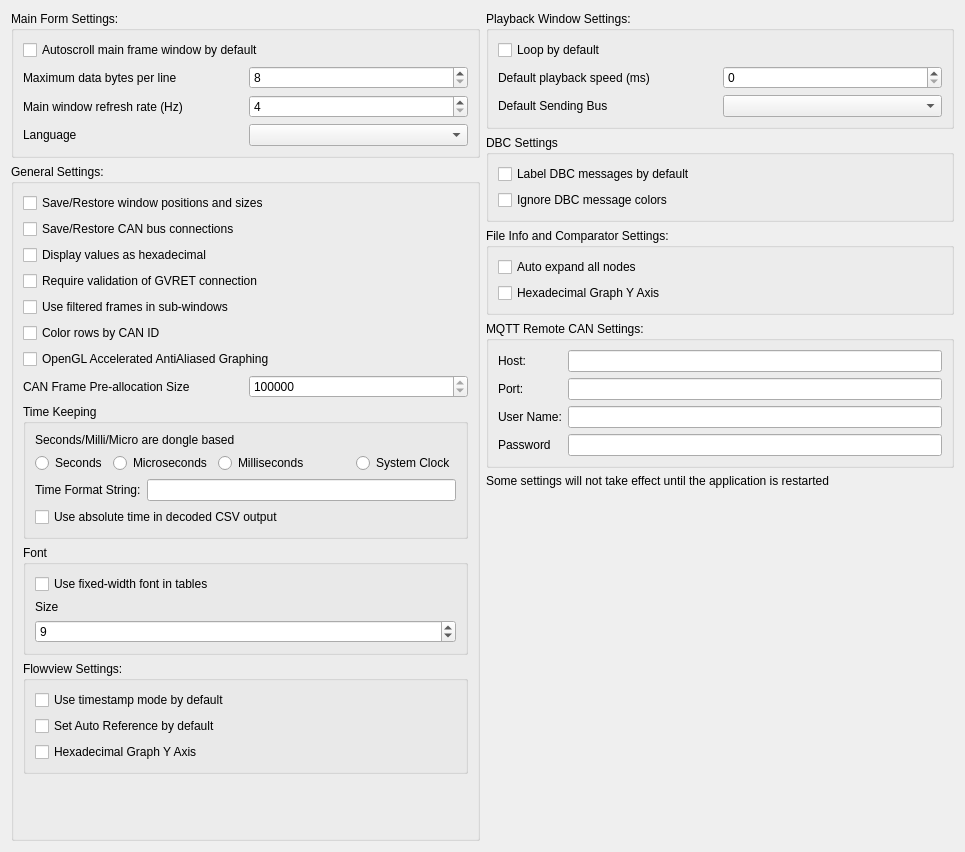
<?xml version="1.0" encoding="UTF-8"?>
<ui version="4.0">
 <class>MainSettingsDialog</class>
 <widget class="QDialog" name="MainSettingsDialog">
  <property name="geometry">
   <rect>
    <x>0</x>
    <y>0</y>
    <width>965</width>
    <height>852</height>
   </rect>
  </property>
  <property name="windowTitle">
   <string>Main Settings</string>
  </property>
  <layout class="QHBoxLayout" name="horizontalLayout_5" stretch="1,1">
   <item>
    <layout class="QVBoxLayout" name="verticalLayout">
     <item>
      <widget class="QGroupBox" name="groupBox_2">
       <property name="title">
        <string>Main Form Settings:</string>
       </property>
       <layout class="QVBoxLayout" name="verticalLayout_3">
        <item>
         <widget class="QCheckBox" name="cbMainAutoScroll">
          <property name="text">
           <string>Autoscroll main frame window by default</string>
          </property>
         </widget>
        </item>
        <item>
         <layout class="QHBoxLayout" name="horizontalLayout_7">
          <item>
           <widget class="QLabel" name="label_12">
            <property name="text">
             <string>Maximum data bytes per line</string>
            </property>
           </widget>
          </item>
          <item>
           <widget class="QSpinBox" name="spinBytesPerLine">
            <property name="minimum">
             <number>8</number>
            </property>
            <property name="maximum">
             <number>64</number>
            </property>
            <property name="singleStep">
             <number>8</number>
            </property>
           </widget>
          </item>
         </layout>
        </item>
        <item>
         <layout class="QHBoxLayout" name="horizontalLayout_refreshrate">
          <item>
           <widget class="QLabel" name="labelRefreshRate">
            <property name="text">
             <string>Main window refresh rate (Hz)</string>
            </property>
           </widget>
          </item>
          <item>
           <widget class="QSpinBox" name="spinRefreshRate">
            <property name="minimum">
             <number>4</number>
            </property>
            <property name="maximum">
             <number>100</number>
            </property>
            <property name="value">
             <number>4</number>
            </property>
           </widget>
          </item>
         </layout>
        </item>
        <item>
         <layout class="QHBoxLayout" name="horizontalLayout_8">
          <item>
           <widget class="QLabel" name="label_13">
            <property name="text">
             <string>Language</string>
            </property>
           </widget>
          </item>
          <item>
           <widget class="QComboBox" name="comboLanguage"/>
          </item>
         </layout>
        </item>
       </layout>
      </widget>
     </item>
     <item>
      <widget class="QGroupBox" name="groupBox">
       <property name="title">
        <string>General Settings:</string>
       </property>
       <layout class="QVBoxLayout" name="verticalLayout_2">
        <item>
         <widget class="QCheckBox" name="cbRestorePositions">
          <property name="text">
           <string>Save/Restore window positions and sizes</string>
          </property>
         </widget>
        </item>
        <item>
         <widget class="QCheckBox" name="cbLoadConnections">
          <property name="text">
           <string>Save/Restore CAN bus connections</string>
          </property>
         </widget>
        </item>
        <item>
         <widget class="QCheckBox" name="cbDisplayHex">
          <property name="text">
           <string>Display values as hexadecimal</string>
          </property>
         </widget>
        </item>
        <item>
         <widget class="QCheckBox" name="cbValidate">
          <property name="text">
           <string>Require validation of GVRET connection</string>
          </property>
         </widget>
        </item>
        <item>
         <widget class="QCheckBox" name="cbUseFiltered">
          <property name="text">
           <string>Use filtered frames in sub-windows</string>
          </property>
         </widget>
        </item>
        <item>
         <widget class="QCheckBox" name="cbColorsByCanId">
          <property name="text">
           <string>Color rows by CAN ID</string>
          </property>
         </widget>
        </item>
        <item>
         <widget class="QCheckBox" name="cbUseOpenGL">
          <property name="text">
           <string>OpenGL Accelerated AntiAliased Graphing</string>
          </property>
         </widget>
        </item>
        <item>
         <layout class="QHBoxLayout" name="horizontalLayout_6">
          <property name="topMargin">
           <number>0</number>
          </property>
          <property name="bottomMargin">
           <number>0</number>
          </property>
          <item>
           <widget class="QLabel" name="label_10">
            <property name="text">
             <string>CAN Frame Pre-allocation Size</string>
            </property>
           </widget>
          </item>
          <item>
           <widget class="QSpinBox" name="spinMaximumFrames">
            <property name="minimum">
             <number>100000</number>
            </property>
            <property name="maximum">
             <number>1000000000</number>
            </property>
            <property name="singleStep">
             <number>100000</number>
            </property>
            <property name="value">
             <number>10000000</number>
            </property>
           </widget>
          </item>
         </layout>
        </item>
        <item>
         <widget class="QGroupBox" name="groupBox_6">
          <property name="title">
           <string>Time Keeping</string>
          </property>
          <layout class="QVBoxLayout" name="verticalLayout_7">
           <item>
            <widget class="QLabel" name="label_3">
             <property name="text">
              <string>Seconds/Milli/Micro are dongle based</string>
             </property>
            </widget>
           </item>
           <item>
            <layout class="QHBoxLayout" name="horizontalLayout_4">
             <item>
              <widget class="QRadioButton" name="rbSeconds">
               <property name="text">
                <string>Seconds</string>
               </property>
              </widget>
             </item>
             <item>
              <widget class="QRadioButton" name="rbMicros">
               <property name="text">
                <string>Microseconds</string>
               </property>
              </widget>
             </item>
             <item>
              <widget class="QRadioButton" name="rbMillis">
               <property name="text">
                <string>Milliseconds</string>
               </property>
              </widget>
             </item>
             <item>
              <spacer name="horizontalSpacer">
               <property name="orientation">
                <enum>Qt::Horizontal</enum>
               </property>
               <property name="sizeHint" stdset="0">
                <size>
                 <width>40</width>
                 <height>20</height>
                </size>
               </property>
              </spacer>
             </item>
             <item>
              <widget class="QRadioButton" name="rbSysClock">
               <property name="text">
                <string>System Clock</string>
               </property>
              </widget>
             </item>
            </layout>
           </item>
           <item>
            <layout class="QHBoxLayout" name="horizontalLayout_3">
             <item>
              <widget class="QLabel" name="label_4">
               <property name="text">
                <string>Time Format String:</string>
               </property>
              </widget>
             </item>
             <item>
              <widget class="QLineEdit" name="lineClockFormat"/>
             </item>
            </layout>
           </item>
           <item>
            <widget class="QCheckBox" name="cbCSVAbsTime">
             <property name="text">
              <string>Use absolute time in decoded CSV output</string>
             </property>
            </widget>
           </item>
          </layout>
         </widget>
        </item>
        <item>
         <widget class="QGroupBox" name="groupBox_7">
          <property name="title">
           <string>Font</string>
          </property>
          <layout class="QVBoxLayout" name="verticalLayout_8">
           <item>
            <widget class="QCheckBox" name="cbFontFixedWidth">
             <property name="text">
              <string>Use fixed-width font in tables</string>
             </property>
            </widget>
           </item>
           <item>
            <widget class="QLabel" name="label_11">
             <property name="text">
              <string>Size</string>
             </property>
            </widget>
           </item>
           <item>
            <widget class="QSpinBox" name="spinFontSize">
             <property name="minimum">
              <number>7</number>
             </property>
             <property name="maximum">
              <number>15</number>
             </property>
             <property name="value">
              <number>9</number>
             </property>
            </widget>
           </item>
          </layout>
         </widget>
        </item>
        <item>
         <widget class="QGroupBox" name="groupBox_3">
          <property name="title">
           <string>Flowview Settings:</string>
          </property>
          <layout class="QVBoxLayout" name="verticalLayout_4">
           <item>
            <widget class="QCheckBox" name="cbFlowUseTimestamp">
             <property name="text">
              <string>Use timestamp mode by default</string>
             </property>
            </widget>
           </item>
           <item>
            <widget class="QCheckBox" name="cbFlowAutoRef">
             <property name="text">
              <string>Set Auto Reference by default</string>
             </property>
            </widget>
           </item>
           <item>
            <widget class="QCheckBox" name="cbHexGraphFlow">
             <property name="text">
              <string>Hexadecimal Graph Y Axis</string>
             </property>
            </widget>
           </item>
          </layout>
         </widget>
        </item>
        <item>
         <spacer name="verticalSpacer_2">
          <property name="orientation">
           <enum>Qt::Vertical</enum>
          </property>
          <property name="sizeHint" stdset="0">
           <size>
            <width>20</width>
            <height>40</height>
           </size>
          </property>
         </spacer>
        </item>
       </layout>
      </widget>
     </item>
    </layout>
   </item>
   <item>
    <layout class="QVBoxLayout" name="verticalLayout_9">
     <item>
      <widget class="QGroupBox" name="groupBox_4">
       <property name="title">
        <string>Playback Window Settings:</string>
       </property>
       <layout class="QVBoxLayout" name="verticalLayout_5">
        <item>
         <widget class="QCheckBox" name="cbPlaybackLoop">
          <property name="text">
           <string>Loop by default</string>
          </property>
         </widget>
        </item>
        <item>
         <layout class="QHBoxLayout" name="horizontalLayout">
          <item>
           <widget class="QLabel" name="label">
            <property name="text">
             <string>Default playback speed (ms)</string>
            </property>
           </widget>
          </item>
          <item>
           <widget class="QSpinBox" name="spinPlaybackSpeed">
            <property name="maximum">
             <number>1000</number>
            </property>
           </widget>
          </item>
         </layout>
        </item>
        <item>
         <layout class="QHBoxLayout" name="horizontalLayout_2">
          <item>
           <widget class="QLabel" name="label_2">
            <property name="text">
             <string>Default Sending Bus</string>
            </property>
           </widget>
          </item>
          <item>
           <widget class="QComboBox" name="comboSendingBus"/>
          </item>
         </layout>
        </item>
       </layout>
      </widget>
     </item>
     <item>
      <widget class="QGroupBox" name="groupBox_9">
       <property name="title">
        <string>DBC Settings</string>
       </property>
       <layout class="QVBoxLayout" name="verticalLayout_10">
        <item>
         <widget class="QCheckBox" name="cbFilterLabeling">
          <property name="text">
           <string>Label DBC messages by default</string>
          </property>
         </widget>
        </item>
        <item>
         <widget class="QCheckBox" name="cbIgnoreDBCColors">
          <property name="text">
           <string>Ignore DBC message colors</string>
          </property>
         </widget>
        </item>
       </layout>
      </widget>
     </item>
     <item>
      <widget class="QGroupBox" name="groupBox_5">
       <property name="title">
        <string>File Info and Comparator Settings:</string>
       </property>
       <layout class="QVBoxLayout" name="verticalLayout_6">
        <item>
         <widget class="QCheckBox" name="cbInfoAutoExpand">
          <property name="text">
           <string>Auto expand all nodes</string>
          </property>
         </widget>
        </item>
        <item>
         <widget class="QCheckBox" name="cbHexGraphInfo">
          <property name="text">
           <string>Hexadecimal Graph Y Axis</string>
          </property>
         </widget>
        </item>
       </layout>
      </widget>
     </item>
     <item>
      <widget class="QGroupBox" name="groupBox_8">
       <property name="enabled">
        <bool>true</bool>
       </property>
       <property name="title">
        <string>MQTT Remote CAN Settings:</string>
       </property>
       <layout class="QFormLayout" name="formLayout">
        <item row="0" column="0">
         <widget class="QLabel" name="label_6">
          <property name="text">
           <string>Host:</string>
          </property>
         </widget>
        </item>
        <item row="0" column="1">
         <widget class="QLineEdit" name="lineRemoteHost"/>
        </item>
        <item row="1" column="0">
         <widget class="QLabel" name="label_7">
          <property name="text">
           <string>Port:</string>
          </property>
         </widget>
        </item>
        <item row="1" column="1">
         <widget class="QLineEdit" name="lineRemotePort"/>
        </item>
        <item row="2" column="0">
         <widget class="QLabel" name="label_8">
          <property name="text">
           <string>User Name:</string>
          </property>
         </widget>
        </item>
        <item row="2" column="1">
         <widget class="QLineEdit" name="lineRemoteUser"/>
        </item>
        <item row="3" column="0">
         <widget class="QLabel" name="label_9">
          <property name="text">
           <string>Password</string>
          </property>
         </widget>
        </item>
        <item row="3" column="1">
         <widget class="QLineEdit" name="lineRemotePassword">
          <property name="echoMode">
           <enum>QLineEdit::Password</enum>
          </property>
         </widget>
        </item>
       </layout>
      </widget>
     </item>
     <item>
      <widget class="QLabel" name="label_5">
       <property name="text">
        <string>Some settings will not take effect until the application is restarted</string>
       </property>
       <property name="wordWrap">
        <bool>true</bool>
       </property>
      </widget>
     </item>
     <item>
      <spacer name="verticalSpacer">
       <property name="orientation">
        <enum>Qt::Vertical</enum>
       </property>
       <property name="sizeHint" stdset="0">
        <size>
         <width>20</width>
         <height>40</height>
        </size>
       </property>
      </spacer>
     </item>
    </layout>
   </item>
  </layout>
 </widget>
 <tabstops>
  <tabstop>cbMainAutoScroll</tabstop>
  <tabstop>cbRestorePositions</tabstop>
  <tabstop>cbLoadConnections</tabstop>
  <tabstop>cbDisplayHex</tabstop>
  <tabstop>cbValidate</tabstop>
  <tabstop>cbUseFiltered</tabstop>
  <tabstop>cbUseOpenGL</tabstop>
  <tabstop>rbSeconds</tabstop>
  <tabstop>rbMicros</tabstop>
  <tabstop>rbSysClock</tabstop>
  <tabstop>lineClockFormat</tabstop>
  <tabstop>spinFontSize</tabstop>
  <tabstop>cbFlowUseTimestamp</tabstop>
  <tabstop>cbFlowAutoRef</tabstop>
  <tabstop>cbPlaybackLoop</tabstop>
  <tabstop>spinPlaybackSpeed</tabstop>
  <tabstop>comboSendingBus</tabstop>
  <tabstop>cbInfoAutoExpand</tabstop>
  <tabstop>lineRemoteHost</tabstop>
  <tabstop>lineRemotePort</tabstop>
 </tabstops>
 <resources/>
 <connections/>
</ui>
